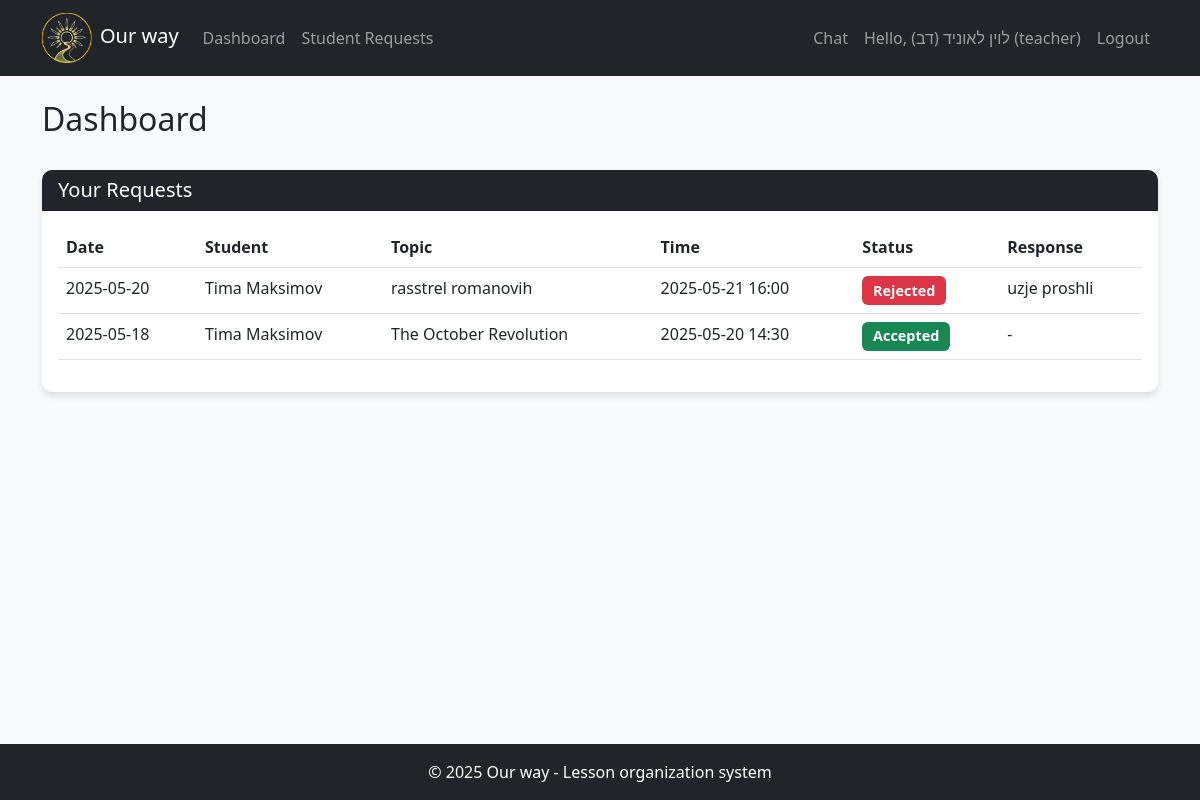
The app's page /dashboard (signed in) with its own data.
### tables this page shows
CREATE TABLE lesson_requests (
            id INTEGER PRIMARY KEY AUTOINCREMENT,
            student_id INTEGER NOT NULL,
            teacher_id INTEGER NOT NULL,
            subject TEXT NOT NULL,
            topic TEXT NOT NULL,
            requested_time TIMESTAMP NOT NULL,
            status TEXT DEFAULT 'pending',
            response_message TEXT,
            created_at TIMESTAMP DEFAULT CURRENT_TIMESTAMP,
            FOREIGN KEY (student_id) REFERENCES users (id),
            FOREIGN KEY (teacher_id) REFERENCES users (id)
        );

CREATE TABLE users (
            id INTEGER PRIMARY KEY AUTOINCREMENT,
            username TEXT UNIQUE NOT NULL,
            email TEXT UNIQUE NOT NULL,
            password TEXT NOT NULL,
            role TEXT NOT NULL DEFAULT 'student',
            subject TEXT,
            created_at TIMESTAMP DEFAULT CURRENT_TIMESTAMP
        );

### app.py (the view)
@app.route('/dashboard')
def dashboard():
    if 'user_id' not in session:
        return redirect(url_for('login'))
    user_id = session['user_id']
    role = session['role']
    if role == 'student':
        requests = query_db('''
        SELECT lr.*, u.username as teacher_name
        FROM lesson_requests lr
        JOIN users u ON lr.teacher_id = u.id
        WHERE lr.student_id = ?
        ORDER BY lr.created_at DESC
        ''', [user_id])
    else:
        requests = query_db('''
        SELECT lr.*, u.username as student_name
        FROM lesson_requests lr
        JOIN users u ON lr.student_id = u.id
        WHERE lr.teacher_id = ?
        ORDER BY lr.created_at DESC
        ''', [user_id])
    return render_template('dashboard.html', requests=requests)

### app.py (called while the page is built)
def get_db():
    db = getattr(g, '_database', None)
    if db is None:
        db = g._database = sqlite3.connect(app.config['DATABASE'])
        db.row_factory = sqlite3.Row
    return db

@app.teardown_appcontext
def close_connection(exception):
    db = getattr(g, '_database', None)
    if db is not None:
        db.close()

def query_db(query, args=(), one=False):
    cur = get_db().execute(query, args)
    rv = cur.fetchall()
    cur.close()
    return (rv[0] if rv else None) if one else rv

### templates/dashboard.html (shortened to what this page needs)
{% extends "base.html" %}
{% block content %}
<div class="d-flex justify-content-between align-items-center mb-4">
    <h2>Dashboard</h2>
</div>
<div class="card mb-4">
    <div class="card-header bg-dark text-white">
        <h5 class="mb-0">Your Requests</h5>
    </div>
    <div class="card-body">
        {% if not requests %}
            <div class="alert alert-info">You don't have any requests yet</div>
        {% else %}
            <div class="table-responsive">
                <table class="table table-hover">
                    <thead>
                        <tr>
                            <th>Date</th>
                            <th>{% if session['role'] == 'student' %}Teacher{% else %}Student{% endif %}</th>
                            <th>Topic</th>
                            <th>Time</th>
                            <th>Status</th>
                            <th>Response</th>
                        </tr>
                    </thead>
                    <tbody>
                        {% for req in requests %}
                            <tr>
                                <td>{{ req['created_at'].split(' ')[0] }}</td>
                                <td>
                                    {% if session['role'] == 'student' %}
                                        {{ req['teacher_name'] }}
                                    {% else %}
                                        {{ req['student_name'] }}
                                    {% endif %}
                                </td>
                                <td>{{ req['topic'] }}</td>
                                <td>{{ req['requested_time'].replace('T', ' ') }}</td>
                                <td>
                                    {% if req['status'] == 'pending' %}
                                        <span class="badge bg-warning text-dark">Pending</span>
                                    {% elif req['status'] == 'accepted' %}
                                        <span class="badge bg-success">Accepted</span>
                                    {% else %}
                                        <span class="badge bg-danger">Rejected</span>
                                    {% endif %}
                                </td>
                                <td>{{ req['response_message'] or '-' }}</td>
                            </tr>
                        {% endfor %}
                    </tbody>
                </table>
            </div>
        {% endif %}
    </div>
</div>
{% endblock %}

### templates/base.html (shortened to what this page needs)
<!DOCTYPE html>
<html lang="en">
<head>
    <link href="https://cdn.jsdelivr.net/npm/bootstrap@5.3.0/dist/css/bootstrap.min.css" rel="stylesheet">
    <link rel="stylesheet" href="https://cdn.jsdelivr.net/npm/bootstrap-icons@1.10.0/font/bootstrap-icons.css">
    <link rel="stylesheet" href="{{ url_for('static', filename='css/style.css') }}">
</head>
<body>
    <nav class="navbar navbar-expand-lg navbar-dark bg-dark">
        <div class="container">
            <a class="navbar-brand" href="{{ url_for('index') }}"><img class="bi me-2" src="../static/images/ourwaylogo.png" alt="" width="50" height="50">Our way</a>
            <div class="collapse navbar-collapse" id="navbarNav">
                <ul class="navbar-nav me-auto">
                    {% if 'user_id' in session %}
                        <li class="nav-item">
                            <a class="nav-link" href="{{ url_for('dashboard') }}">Dashboard</a>
                        </li>
                        {% if session['role'] == 'student' %}
                            <li class="nav-item">
                                <a class="nav-link" href="{{ url_for('request_lesson') }}">Request Lesson</a>
                            </li>
                        {% else %}
                            <li class="nav-item">
                                <a class="nav-link" href="{{ url_for('teacher_requests') }}">Student Requests</a>
                            </li>
                        {% endif %}
                    {% endif %}
                </ul>
                <ul class="navbar-nav">
                    {% if 'user_id' in session %}
                        <li class="nav-item">
                            <a class="nav-link" href="{{ url_for('chat') }}">Chat</a>
                        </li>
                        <li class="nav-item">
                            <span class="nav-link">Hello, {{ session['username'] }} ({{ session['role'] }})</span>
                        </li>
                        <li class="nav-item">
                            <a class="nav-link" href="{{ url_for('logout') }}">Logout</a>
                        </li>
                    {% endif %}
                </ul>
            </div>
        </div>
    </nav>
    <div class="container my-4">
        {% block content %}{% endblock %}
    </div>
<body class="d-flex flex-column min-vh-100">
    <main class="flex-grow-1">
    </main>
    <footer class="bg-dark text-white text-center text-lg-start mt-auto">
        <div class="text-center p-3">
            © 2025 Our way - Lesson organization system
        </div>
    </footer>
</body>
</body>
</html>

### static/css/style.css (style rules this page uses)
body { background-color: #f8f9fa; }
.card { border: none; border-radius: 10px; box-shadow: 0 4px 6px rgba(0, 0, 0, 0.1); transition: transform 0.3s ease; }
.card-header { border-radius: 10px 10px 0 0 !important; }
.table th { border-top: none; }
.badge { font-size: 0.9em; padding: 0.5em 0.75em; }

### records on screen
lesson_requests: created_at "2025-05-20", student_name "Tima Maksimov", topic "rasstrel romanovih", requested_time.replace "2025-05-21 16:00", status "Rejected", response_message "uzje proshli"
lesson_requests: created_at "2025-05-18", student_name "Tima Maksimov", topic "The October Revolution", requested_time.replace "2025-05-20 14:30", status "Accepted", response_message "-"

### other values on screen
{{ session['username'] }} "לוין לאוניד (דב)"
{{ session['role'] }} "teacher"
